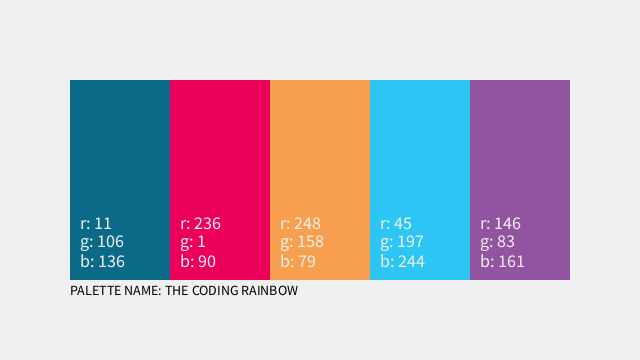
Frame 1 (no input)
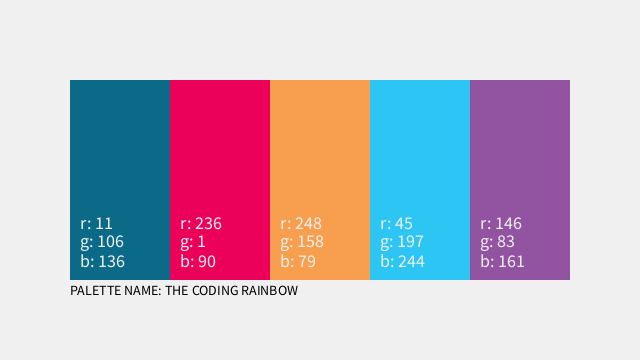
Frame 60 (the mouse pressed at the canvas centre just before this capture)
Frame 120 (the mouse held since frame 60 and released just before this capture): identical to frame 60, image omitted

The Processing sketch that drew these frames (run headless with seeded random() and noise(); from frame 60 on, the mouse is pressed at the canvas centre):

// Processing sketch: color_palette_array
// ── color_palette_array.pde
// Color Palette Array
// The Coding Train / Daniel Shiffman
// Processing Intro Series

/*Another way to represent colors instead of RGB, is by using
 hexidecimal notation (ex: #FFFFFF is the color white). Many
 color palettes found online use hex codes to denote colors.
 You can convert RGB to Hex or vice versa using online tools. */
//color[] colorArray = new color[]{#0b6a88, #ec015a, #f89e4f, #2dc5f4, #9253a1};
//Color using RGB
color[] colorArray = new int[]{color(11, 106, 136), color(236, 1, 90), color(248, 158, 79), color(45, 197, 244), color(146, 83, 161)};

void setup() {
  size(640, 360);
  rectMode(CENTER);
  pixelDensity(2);
}

void draw() {
  background(240);
  noStroke();

  float size = 100;
  for (int i = 0; i < colorArray.length; i++) {
    fill(colorArray[i]); //fill with the colors in the array

    //place the rectangles so they are centered based on the amount of colors/shapes
    float initialX = width/2 - size*colorArray.length/2 + size/2;
    rect(initialX + size*i, height/2, size, size*2);

    /* labels */
    fill(240);
    textSize(18);
    textAlign(LEFT, CENTER);
    //convert the red value of each color to an integer
    int r = int(red(colorArray[i])); 
    int g = int(green(colorArray[i]));
    int b = int(blue(colorArray[i]));

    text("r: " + str(r), size+size*i - 20, 60 + height/2 - 18);
    text("g: " + str(g), size+size*i - 20, 60 + height/2);
    text("b: " + str(b), size+size*i - 20, 60 + height/2 + 20);
  }

  fill(0);
  textSize(14);
  text("PALETTE NAME: THE CODING RAINBOW", size - 30, height/2 + size + 10);
}
